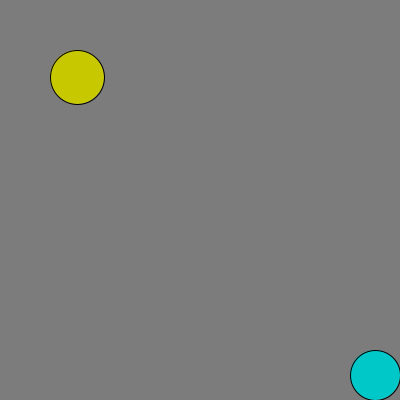
Frame 1 (no input)
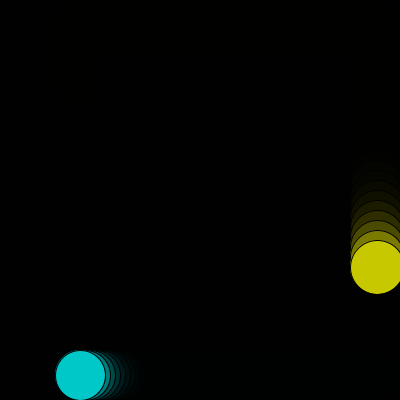
Frame 60 (the mouse pressed at the canvas centre just before this capture)
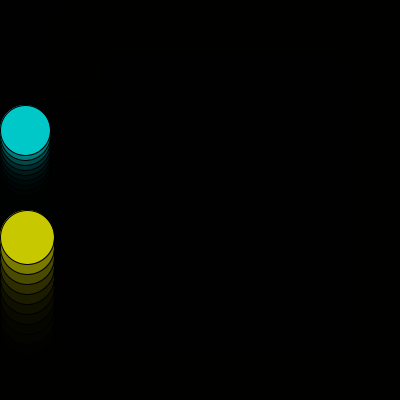
Frame 120 (the mouse held since frame 60 and released just before this capture)

The Processing sketch that drew these frames (run headless with seeded random() and noise(); from frame 60 on, the mouse is pressed at the canvas centre):

// Processing sketch: processing_131581
// ── processing_131581.pde

//copyright Daniel Kim dsk1

float x, y, diam, speed;
float a, b, diam1, speed1;
color col1, col2;

void setup()
{
  size(400, 400);
  
  x = 50;
  y = 50;
  diam = 54;//declare the values otherwise it is 0.
  speed = 10;
  
  a = 350;
  b = 350;
  diam1 = 50;
  speed1 = 5;
  
  col1 = color(200, 200, 0);
  col2 = color(0, 200, 200);
}

void draw()
{
  prepareWindow();
  //signature is figure(float,float,float);[
  drawFigure();
  moveFigure();
  //rectangle(x,y,diam);//arguments
  //circle(x, y, diam);
  //noLoop();
}

void prepareWindow()
{
  fill(0, 100);
  noStroke();
  rect(0, 0, width, height);
  //transparent rectangle
}

void drawFigure()
{
  ellipseMode(CENTER);
  figure(x, y, diam, col1);
  figure(a, b, diam1, col2);
}


//void figure(float x, float y, float diam)  //signature figure(float, float, float);
//{
//  stroke(0);
//  fill(col1);
//  ellipseMode(CORNER);
//  ellipse(x, y, diam, diam);
//}

void figure(float a, float b, float diam1, color col)  //signature figure(float, float, ,float, float);
{
  stroke(0);
  fill(col);
  ellipseMode(CORNER);
  ellipse(a, b, diam1, diam1);
}



void moveFigure()
{

  //1
  if ((x < width - diam) && (y == height - height))
  {
    x += speed;
  }
  else if ((x >= width - diam) && (y <= height - diam))
  {
    y += speed;
  }
  else if ((x > width - width) && (y >= height - diam))
  {
    x -= speed;
  }
  else if ((x <= diam) && (y >= height - height))
  {
    y -= speed;
  }
  //2
  if ((a > width - width) && (b >= height - diam1))
  {
    a -= speed1;
  }
  else if ((a <= width - width) && (b >height - height))
  {
    b -= speed1;
  }
  else if ((a <= width - diam1) && (b >= height - height))
  {
    a += speed1;
  }
  else if ((a >= width - diam1) && (b <= height - diam1))
  {
    b += speed1;
  }
}
